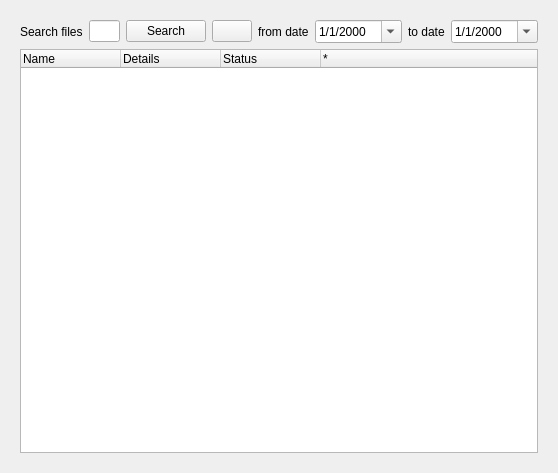
<?xml version="1.0" encoding="UTF-8"?>
<ui version="4.0">
 <class>Seeds</class>
 <widget class="QWidget" name="Seeds">
  <property name="geometry">
   <rect>
    <x>0</x>
    <y>0</y>
    <width>558</width>
    <height>473</height>
   </rect>
  </property>
  <property name="windowTitle">
   <string>Form</string>
  </property>
  <layout class="QVBoxLayout" name="verticalLayout_2">
   <item>
    <layout class="QVBoxLayout" name="verticalLayout">
     <item>
      <layout class="QHBoxLayout" name="hLayoutStackControl">
       <property name="spacing">
        <number>12</number>
       </property>
      </layout>
     </item>
     <item>
      <widget class="QStackedWidget" name="stack">
       <property name="currentIndex">
        <number>0</number>
       </property>
       <widget class="QWidget" name="page">
        <layout class="QVBoxLayout" name="verticalLayout_4">
         <item>
          <layout class="QVBoxLayout" name="verticalLayout_3">
           <item>
            <layout class="QHBoxLayout" name="horizontalLayout_2">
             <item>
              <widget class="QLabel" name="label">
               <property name="text">
                <string>Search files</string>
               </property>
              </widget>
             </item>
             <item>
              <widget class="QLineEdit" name="seedsSearch">
               <property name="maximumSize">
                <size>
                 <width>16777215</width>
                 <height>16777215</height>
                </size>
               </property>
               <property name="toolTip">
                <string>&lt;html&gt;&lt;head/&gt;&lt;body&gt;&lt;p&gt;Type a name or regular expression (Use &lt;span style=&quot; font-weight:600;&quot;&gt;.*&lt;/span&gt; to search for all)&lt;/p&gt;&lt;/body&gt;&lt;/html&gt;</string>
               </property>
               <property name="maxLength">
                <number>256</number>
               </property>
              </widget>
             </item>
             <item>
              <widget class="QPushButton" name="searchButton">
               <property name="text">
                <string>Search</string>
               </property>
              </widget>
             </item>
             <item>
              <widget class="QPushButton" name="cancelSearchButton">
               <property name="toolTip">
                <string>Cancel search</string>
               </property>
               <property name="text">
                <string/>
               </property>
               <property name="icon">
                <iconset resource="../galacteek.qrc">
                 <normaloff>:/share/icons/cancel.png</normaloff>:/share/icons/cancel.png</iconset>
               </property>
              </widget>
             </item>
             <item>
              <spacer name="horizontalSpacer">
               <property name="orientation">
                <enum>Qt::Horizontal</enum>
               </property>
               <property name="sizeType">
                <enum>QSizePolicy::Maximum</enum>
               </property>
               <property name="sizeHint" stdset="0">
                <size>
                 <width>60</width>
                 <height>20</height>
                </size>
               </property>
              </spacer>
             </item>
             <item>
              <widget class="QLabel" name="label_4">
               <property name="text">
                <string>from date</string>
               </property>
              </widget>
             </item>
             <item>
              <widget class="QDateEdit" name="searchDateFrom">
               <property name="displayFormat">
                <string>d/M/yyyy</string>
               </property>
               <property name="calendarPopup">
                <bool>true</bool>
               </property>
              </widget>
             </item>
             <item>
              <widget class="QLabel" name="label_5">
               <property name="text">
                <string>to date</string>
               </property>
              </widget>
             </item>
             <item>
              <widget class="QDateEdit" name="searchDateTo">
               <property name="displayFormat">
                <string>d/M/yyyy</string>
               </property>
               <property name="calendarPopup">
                <bool>true</bool>
               </property>
              </widget>
             </item>
            </layout>
           </item>
           <item>
            <widget class="QTreeWidget" name="treeAllSeeds">
             <attribute name="headerVisible">
              <bool>true</bool>
             </attribute>
             <column>
              <property name="text">
               <string notr="true">Name</string>
              </property>
             </column>
             <column>
              <property name="text">
               <string>Details</string>
              </property>
             </column>
             <column>
              <property name="text">
               <string>Status</string>
              </property>
             </column>
             <column>
              <property name="text">
               <string>*</string>
              </property>
             </column>
            </widget>
           </item>
          </layout>
         </item>
        </layout>
       </widget>
       <widget class="QWidget" name="page_2">
        <layout class="QVBoxLayout" name="verticalLayout_6">
         <item>
          <layout class="QVBoxLayout" name="verticalLayout_5">
           <item>
            <widget class="QTreeWidget" name="treeMySeeds">
             <attribute name="headerVisible">
              <bool>false</bool>
             </attribute>
             <column>
              <property name="text">
               <string notr="true">Name</string>
              </property>
             </column>
             <column>
              <property name="text">
               <string>Details</string>
              </property>
             </column>
             <column>
              <property name="text">
               <string>Status</string>
              </property>
             </column>
             <column>
              <property name="text">
               <string>*</string>
              </property>
             </column>
            </widget>
           </item>
          </layout>
         </item>
        </layout>
       </widget>
      </widget>
     </item>
    </layout>
   </item>
  </layout>
 </widget>
 <resources>
  <include location="../galacteek.qrc"/>
 </resources>
 <connections/>
</ui>
